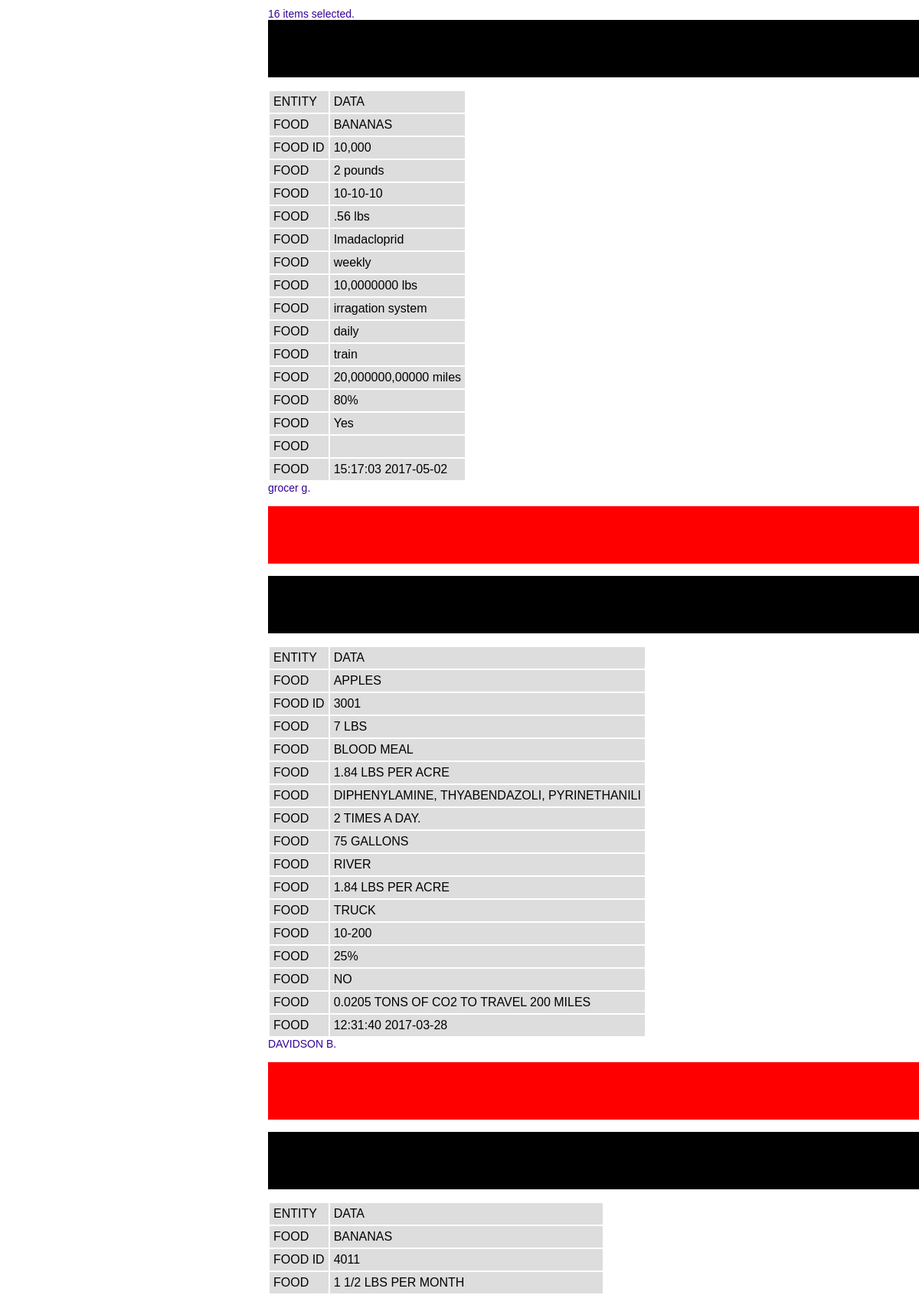
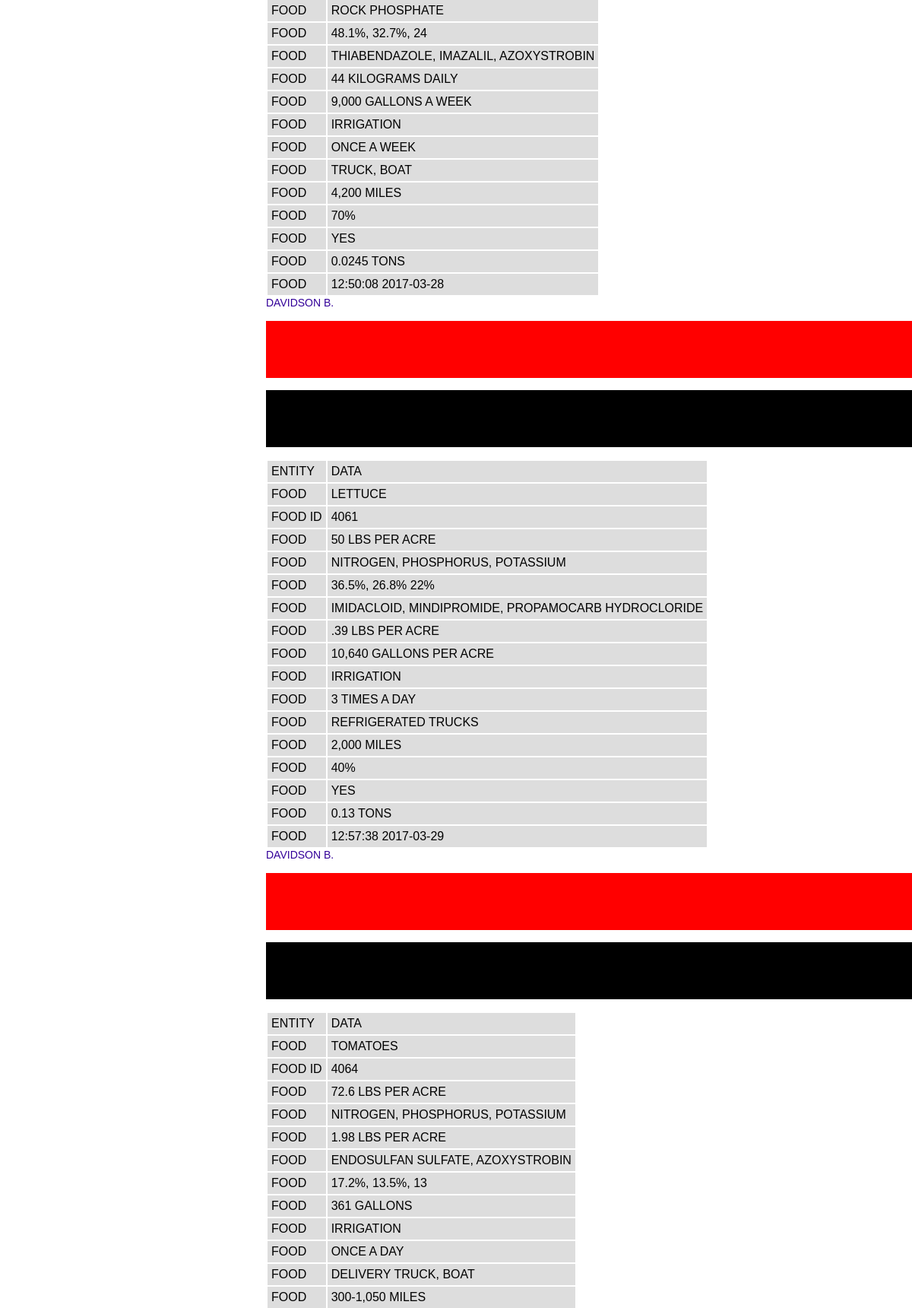
Page /data/sift/select-food-1.1.0.php (upper part) on the committed database (2 pictures, top to bottom).
### tables this page shows
CREATE TABLE IF NOT EXISTS `fooddata` (
  `last` varchar(64) NOT NULL,
  `first` varchar(1) NOT NULL,
  `food_type` varchar(16) NOT NULL,
  `food_id` varchar(16) NOT NULL,
  `fert_quantity` varchar(64) NOT NULL,
  `fert_type` varchar(64) NOT NULL,
  `pest_quantity` varchar(64) NOT NULL,
  `pest_type` varchar(64) NOT NULL,
  `pest_interval` varchar(64) NOT NULL,
  `water_quantity` varchar(64) NOT NULL,
  `water_type` varchar(64) NOT NULL,
  `water_interval` varchar(64) NOT NULL,
  `delivery_method` varchar(64) NOT NULL,
  `delivery_distance` varchar(64) NOT NULL,
  `delivery_waste` varchar(64) NOT NULL,
  `gmo` varchar(16) NOT NULL,
  `comments` text NOT NULL,
  `date_time` varchar(64) NOT NULL
);

### data/sift/select-food-1.1.0.php (the view, shortened to what this page needs)
<html><head><title> <?php echo "FOOD NAME"; ?></title>
</head>
<body>
<div id = "content">
	<?php
		$host = "localhost";
		$dbuser = "coleman";
		$dbpass = "??????";
		$connection = mysql_connect($host,$dbuser,$dbpass);
		$sql = "select * from food.fooddata";
		$result = mysql_query ($sql, $connection);
		$therows = mysql_num_rows($result);
		echo "$therows items selected. <br />";
		while ($row = mysql_fetch_row($result)){
				echo "<img src =img/line0.png> <br /><br />";
			echo "<table>";
			echo "<tr><td>ENTITY</td><td>DATA</td></tr>";
     		echo "<tr><td>FOOD</td><td>$row[2]</td></tr>";
			echo "<tr><td>FOOD ID</td><td>$row[3]</td></tr>";
			echo "<tr><td>FOOD</td><td>$row[4]</td></tr>";
			echo "<tr><td>FOOD</td><td>$row[5]</td></tr>";
			echo "<tr><td>FOOD</td><td>$row[6]</td></tr>";
			echo "<tr><td>FOOD</td><td>$row[7]</td></tr>";
			echo "<tr><td>FOOD</td><td>$row[8]</td></tr>";
			echo "<tr><td>FOOD</td><td>$row[9]</td></tr>";
			echo "<tr><td>FOOD</td><td>$row[10]</td></tr>";
			echo "<tr><td>FOOD</td><td>$row[11]</td></tr>";
			echo "<tr><td>FOOD</td><td>$row[12]</td></tr>";
			echo "<tr><td>FOOD</td><td>$row[13]</td></tr>";
			echo "<tr><td>FOOD</td><td>$row[14]</td></tr>";
			echo "<tr><td>FOOD</td><td>$row[15]</td></tr>";
			echo "<tr><td>FOOD</td><td>$row[16]</td></tr>";
			echo "<tr><td>FOOD</td><td><p>$row[17]</p></td></tr>";
				echo "</table>";
     		echo "$row[0] $row[1]. <br />";
     		echo "<br /><img src =img/line1.png>";
     		echo " <br /><br />";
		}
?>
</div>
</body>
</html>

### data/sift/select-food-1.1.0.php (style rules this page uses)
body { margin: 0; padding: 0; background-color: #ffffff; color:#996633; font-family:"Arial","sans-serif";color:#700070;font-size:14px; }
#content { font-family: Arial, Helvetica, sans-serif; font-size: 14px; color: #330099; background-color:white; position:absolute; left:350px; top:10px; }
td { background-color:#ddd; color: #000; padding : 5px; }

### rows in the picture
fooddata: food_type "BANANAS", food_id "10,000", fert_quantity "2 pounds", fert_type "10-10-10", pest_quantity ".56 lbs", pest_type "Imadacloprid", pest_interval "weekly", water_quantity "10,0000000 lbs", water_type "irragation system", water_interval "daily", delivery_method "train", delivery_distance "20,000000,00000 miles", delivery_waste "80%", gmo "Yes", date_time "15:17:03 2017-05-02", last "grocer", first "g"
fooddata: food_type "APPLES", food_id "3001", fert_quantity "7 LBS", fert_type "BLOOD MEAL", pest_quantity "1.84 LBS PER ACRE", pest_type "DIPHENYLAMINE, THYABENDAZOLI, PYRINETHANILI", pest_interval "2 TIMES A DAY.", water_quantity "75 GALLONS", water_type "RIVER", water_interval "1.84 LBS PER ACRE", delivery_method "TRUCK", delivery_distance "10-200", delivery_waste "25%", gmo "NO", comments "0.0205 TONS OF CO2 TO TRAVEL 200 MILES", date_time "12:31:40 2017-03-28", last "DAVIDSON", first "B"
fooddata: food_type "BANANAS", food_id "4011", fert_quantity "1 1/2 LBS PER MONTH", fert_type "ROCK PHOSPHATE", pest_quantity "48.1%, 32.7%, 24", pest_type "THIABENDAZOLE, IMAZALIL, AZOXYSTROBIN", pest_interval "44 KILOGRAMS DAILY", water_quantity "9,000 GALLONS A WEEK", water_type "IRRIGATION", water_interval "ONCE A WEEK", delivery_method "TRUCK, BOAT", delivery_distance "4,200 MILES", delivery_waste "70%", gmo "YES", comments "0.0245 TONS", date_time "12:50:08 2017-03-28", last "DAVIDSON", first "B"
fooddata: food_type "LETTUCE", food_id "4061", fert_quantity "50 LBS PER ACRE", fert_type "NITROGEN, PHOSPHORUS, POTASSIUM", pest_quantity "36.5%, 26.8% 22%", pest_type "IMIDACLOID, MINDIPROMIDE, PROPAMOCARB HYDROCLORIDE", pest_interval ".39 LBS PER ACRE", water_quantity "10,640 GALLONS PER ACRE", water_type "IRRIGATION", water_interval "3 TIMES A DAY", delivery_method "REFRIGERATED TRUCKS", delivery_distance "2,000 MILES", delivery_waste "40%", gmo "YES", comments "0.13 TONS", date_time "12:57:38 2017-03-29", last "DAVIDSON", first "B"
fooddata: food_type "TOMATOES", food_id "4064", fert_quantity "72.6 LBS PER ACRE", fert_type "NITROGEN, PHOSPHORUS, POTASSIUM", pest_quantity "1.98 LBS PER ACRE", pest_type "ENDOSULFAN SULFATE, AZOXYSTROBIN", pest_interval "17.2%, 13.5%, 13", water_quantity "361 GALLONS", water_type "IRRIGATION", water_interval "ONCE A DAY", delivery_method "DELIVERY TRUCK, BOAT", delivery_distance "300-1,050 MILES"

### other values in the picture
$therows "16"
